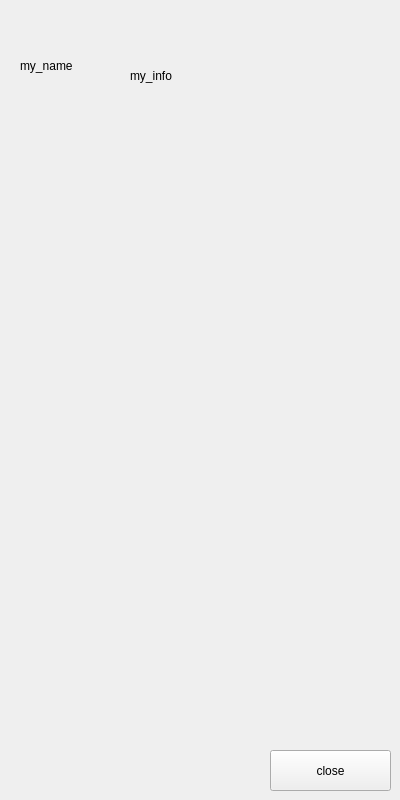
<?xml version="1.0" encoding="UTF-8"?>
<ui version="4.0">
 <class>MyMainWidget</class>
 <widget class="QWidget" name="MyMainWidget">
  <property name="geometry">
   <rect>
    <x>0</x>
    <y>0</y>
    <width>400</width>
    <height>800</height>
   </rect>
  </property>
  <property name="minimumSize">
   <size>
    <width>400</width>
    <height>800</height>
   </size>
  </property>
  <property name="maximumSize">
   <size>
    <width>400</width>
    <height>800</height>
   </size>
  </property>
  <property name="cursor">
   <cursorShape>ArrowCursor</cursorShape>
  </property>
  <property name="windowTitle">
   <string>MyMainWidget</string>
  </property>
  <widget class="QPushButton" name="pushButton">
   <property name="geometry">
    <rect>
     <x>270</x>
     <y>750</y>
     <width>121</width>
     <height>41</height>
    </rect>
   </property>
   <property name="text">
    <string>close</string>
   </property>
  </widget>
  <widget class="QLabel" name="label_photo">
   <property name="geometry">
    <rect>
     <x>20</x>
     <y>30</y>
     <width>67</width>
     <height>71</height>
    </rect>
   </property>
   <property name="text">
    <string>my_name</string>
   </property>
  </widget>
  <widget class="QLabel" name="label_info">
   <property name="geometry">
    <rect>
     <x>130</x>
     <y>50</y>
     <width>241</width>
     <height>51</height>
    </rect>
   </property>
   <property name="text">
    <string>my_info</string>
   </property>
  </widget>
  <widget class="QWidget" name="verticalLayoutWidget">
   <property name="geometry">
    <rect>
     <x>-1</x>
     <y>120</y>
     <width>401</width>
     <height>611</height>
    </rect>
   </property>
   <layout class="QVBoxLayout" name="vLayout"/>
  </widget>
 </widget>
 <layoutdefault spacing="6" margin="11"/>
 <resources/>
 <connections/>
</ui>
